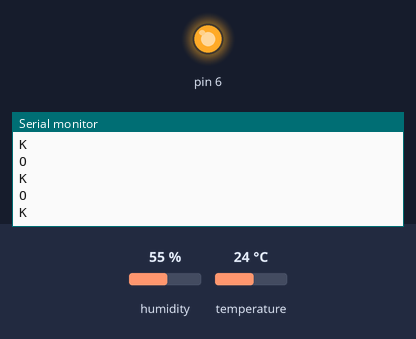
This sketch was run on a simulated Arduino Uno, built with avr-gcc and run on an emulated ATmega328P. Shown: output pins drawn as LEDs (lit = HIGH), the last lines printed to the serial monitor. The test bench sets the inputs (shaded band); at power-on: temperature 24 °C, humidity 55 %. The modem accepts every AT command (registered, SIM ready, sends succeed) and sends nothing else.

Above: at 8.2 s.
8.3 s: temperature set to 39 °C
At 10.9 s:
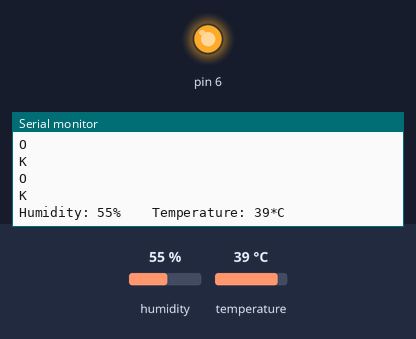
14.9 s: temperature set to 42 °C
At 18.7 s:
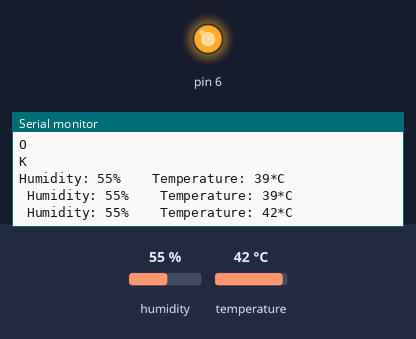

The sketch:

sms_dht_sending.ino
```cpp
/*
  commands
  v = feedback request
 */

#include <SoftwareSerial.h>
#include "DHT.h"

#define DHTPIN 2     // what pin we're connected to

//Uncomment whatever the type of sensor we are using.
#define DHTTYPE DHT11   // DHT 11
//#define DHTTYPE DHT22   // DHT 22  (AM2302)
//#define DHTTYPE DHT21   // DHT 21 (AM2301)

// Connect pin 1 (on the left) of the sensor to +5V
// NOTE: If using a board with 3.3V logic like an Arduino Due connect pin 1
// to 3.3V instead of 5V!
// Connect pin 2 of the sensor to whatever your DHTPIN is
// pin3 of the sensor is not connected
// Connect pin 4 (on the right) of the sensor to GROUND
// Connect a 10K resistor from pin 2 (data) to pin 1 (power) of the sensor

// Initialize DHT sensor for normal 16mhz Arduino
DHT dht(DHTPIN, DHTTYPE);

char inchar; // Will hold the incoming character from the GSM shield

SoftwareSerial SIM900(8, 7); // gsm module connected here.

String TextForSms ;
String humidity = " Humidity: %";
String temperature = "   Temperature";
String sign = " *C";


void setup() {

   Serial.begin(9600);
  SIM900.begin(9600); // original 19200
   dht.begin();
pinMode(6, OUTPUT);
digitalWrite(6, HIGH);

//  delay(10000);  // give time to log on to network.
randomSeed(analogRead(0));

  SIM900.print("AT+CMGF=1\r");  // set SMS mode to text
  delay(1000);
  SIM900.print("AT+CNMI=2,2,0,0,0\r");
  // blurt out contents of new SMS upon receipt to the GSM shield's serial out
  delay(1000);
     SIM900.println("AT+CMGD=1,4"); // delete all SMS
   delay(5000);
  Serial.println("Ready...");

}


void sendSMS(String message)
{
  SIM900.println("AT+CMGF=1\r");                     // AT command to send SMS message
  delay(1000);
 SIM900.println("AT+CMGS = \"+251938650537\"");  // recipient's mobile number, in international format

  delay(1000);
  SIM900.println(message);                         // message to send
  delay(1000);
  SIM900.println((char)26);                        // End AT command with a ^Z, ASCII code 26
  delay(1000);
  SIM900.println();
  delay(1000);                                     // give module time to send SMS
                                   // turn off module
}
void loop() {

if(SIM900.available() == 0)
{

   // Wait a few seconds between measurements.
  delay(2000);

  // Reading temperature or humidity takes about 250 milliseconds!
  // Sensor readings may also be up to 2 seconds 'old' (its a very slow sensor)
  int h = dht.readHumidity();
  // Read temperature as Celsius
  int t = dht.readTemperature();
  // Read temperature as Fahrenheit
  int f = dht.readTemperature(true);

  // Check if any reads failed and exit early (to try again).
  if (isnan(h) || isnan(t) || isnan(f)) {
    Serial.println("Failed to read from DHT sensor!");
    return;
  }

  // Compute heat index
  // Must send in temp in Fahrenheit!
  int hi = dht.computeHeatIndex(f, h);

//  Serial.print("Humidity: ");
//  Serial.print(h);
//  Serial.print(" %\t");
//  Serial.print("Temperature: ");
//  Serial.print(t);
//  Serial.print(" *C ");

  TextForSms = TextForSms + "Humidity: ";
  TextForSms.concat(h);
  TextForSms = TextForSms + "%    Temperature: ";
  TextForSms.concat(t);
  TextForSms = TextForSms + "*C";
  Serial.println(TextForSms);
  delay(2000);
  TextForSms = " ";

   if ( t > 40 )
   {
   Serial.println("Temperature Exceeded");
TextForSms = " Temperature Exceeded";
 sendSMS(TextForSms);
 delay(5000);
 TextForSms = "";
   }

}
  if(SIM900.available() >0)
  {

    inchar=SIM900.read();
  Serial.println(inchar);
    delay(20);
    if (inchar=='h')
    {
      delay(10);

   Serial.println(inchar);

  // Wait a few seconds between measurements.
  delay(2000);

  // Reading temperature or humidity takes about 250 milliseconds!
  // Sensor readings may also be up to 2 seconds 'old' (its a very slow sensor)
  int h = dht.readHumidity();
  // Read temperature as Celsius
  int t = dht.readTemperature();
  // Read temperature as Fahrenheit
  int f = dht.readTemperature(true);

  // Check if any reads failed and exit early (to try again).
  if (isnan(h) || isnan(t) || isnan(f)) {
    Serial.println("Failed to read from DHT sensor!");
    return;
  }

  // Compute heat index
  // Must send in temp in Fahrenheit!
  int hi = dht.computeHeatIndex(f, h);

//  Serial.print("Humidity: ");
//  Serial.print(h);
//  Serial.print(" %\t");
//  Serial.print("Temperature: ");
//  Serial.print(t);
//  Serial.print(" *C ");

  TextForSms = TextForSms + "HUMIDITY: ";
  TextForSms.concat(h);
  TextForSms = TextForSms + "%    TEMPERATURE: ";
  TextForSms.concat(t);
  TextForSms = TextForSms + "*C";
   sendSMS(TextForSms);
  Serial.println(TextForSms);
  delay(2000);
  TextForSms = " ";
    }

}


}
```

Measured:
- the behaviour switches between 40 and 41 °C on temperature (found by bisection; images 1 and 2)
- after the input at 8.3 s, the serial monitor: prints a new line after 1.1 s (image 1)
- after the input at 14.9 s, the serial monitor: prints a new line after 2.6 s (image 2)
